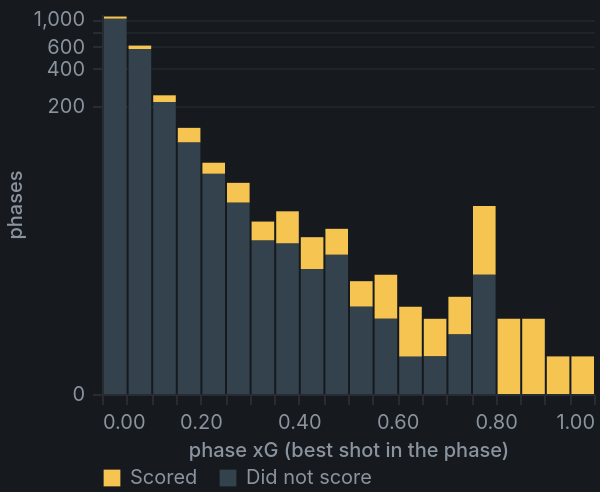

Describe this chart as a Vega-Lite specification.
### Vega-Lite specification from a JSON file in a GitHub repository (floating-point values rounded to 4 significant figures)
{"config": {"background": "#161a1e", "font": "Inter, ui-sans-serif, system-ui, sans-serif", "view": {"stroke": "transparent", "continuousHeight": 200}, "padding": {"left": 2, "top": 4, "right": 2, "bottom": 2}, "title": {"color": "#e8eaec", "fontSize": 12, "fontWeight": 600, "anchor": "start", "subtitleColor": "#8b949e", "subtitleFontSize": 10.5, "offset": 8}, "axis": {"labelColor": "#8b949e", "titleColor": "#8b949e", "labelFontSize": 10, "titleFontSize": 10, "titleFontWeight": 500, "gridColor": "#262c31", "gridOpacity": 0.55, "domainColor": "#262c31", "tickColor": "#262c31", "labelFont": "Inter, ui-sans-serif, system-ui, sans-serif", "titleFont": "Inter, ui-sans-serif, system-ui, sans-serif", "labelPadding": 4}, "legend": {"labelColor": "#8b949e", "titleColor": "#8b949e", "labelFontSize": 10, "titleFontSize": 10, "symbolType": "square", "symbolSize": 70, "labelFont": "Inter, ui-sans-serif, system-ui, sans-serif", "titleFont": "Inter, ui-sans-serif, system-ui, sans-serif", "orient": "bottom", "direction": "horizontal", "columns": 4, "offset": 4}, "range": {"heatmap": ["#131a20", "#1d3b3d", "#256a63", "#3fb6a8"]}}, "data": {"name": "data-e61a590d1764dcf98a644b173860494f"}, "mark": {"type": "bar"}, "encoding": {"color": {"field": "result", "scale": {"domain": ["Scored", "Did not score"], "range": ["#f5c451", "#33424c"]}, "title": null, "type": "nominal"}, "tooltip": [{"field": "bin", "format": ".2f", "title": "xG from", "type": "quantitative"}, {"field": "result", "title": null, "type": "nominal"}, {"field": "n", "format": ",", "title": "phases", "type": "quantitative"}], "x": {"bin": {"binned": true, "step": 0.05}, "field": "bin", "scale": {"domain": [0, 1]}, "title": "phase xG (best shot in the phase)", "type": "quantitative"}, "x2": {"field": "bin2"}, "y": {"field": "n", "scale": {"type": "symlog"}, "title": "phases", "type": "quantitative"}}, "height": 190, "transform": [{"calculate": "datum.bin + 0.05", "as": "bin2"}], "$schema": "https://vega.github.io/schema/vega-lite/v6.4.1.json", "datasets": {"data-e61a590d1764dcf98a644b173860494f": [{"bin": 0.0, "result": "Scored", "n": 43}, {"bin": 0.0, "result": "Did not score", "n": 1007}, {"bin": 0.05, "result": "Scored", "n": 38}, {"bin": 0.05, "result": "Did not score", "n": 576}, {"bin": 0.1, "result": "Scored", "n": 29}, {"bin": 0.1, "result": "Did not score", "n": 216}, {"bin": 0.15, "result": "Scored", "n": 32}, {"bin": 0.15, "result": "Did not score", "n": 102}, {"bin": 0.2, "result": "Did not score", "n": 57}, {"bin": 0.2, "result": "Scored", "n": 13}, {"bin": 0.25, "result": "Scored", "n": 15}, {"bin": 0.25, "result": "Did not score", "n": 33}, {"bin": 0.3, "result": "Did not score", "n": 16}, {"bin": 0.3, "result": "Scored", "n": 7}, {"bin": 0.35, "result": "Scored", "n": 13}, {"bin": 0.35, "result": "Did not score", "n": 15}, {"bin": 0.4, "result": "Scored", "n": 8}, {"bin": 0.4, "result": "Did not score", "n": 9}, {"bin": 0.45, "result": "Scored", "n": 8}, {"bin": 0.45, "result": "Did not score", "n": 12}, {"bin": 0.5, "result": "Scored", "n": 3}, {"bin": 0.5, "result": "Did not score", "n": 4}, {"bin": 0.55, "result": "Scored", "n": 5}, {"bin": 0.55, "result": "Did not score", "n": 3}, {"bin": 0.6, "result": "Did not score", "n": 1}, {"bin": 0.6, "result": "Scored", "n": 3}, {"bin": 0.65, "result": "Scored", "n": 2}, {"bin": 0.65, "result": "Did not score", "n": 1}, {"bin": 0.7, "result": "Scored", "n": 3}, {"bin": 0.7, "result": "Did not score", "n": 2}, {"bin": 0.75, "result": "Scored", "n": 23}, {"bin": 0.75, "result": "Did not score", "n": 8}, {"bin": 0.8, "result": "Scored", "n": 3}, {"bin": 0.85, "result": "Scored", "n": 3}, {"bin": 0.9, "result": "Scored", "n": 1}, {"bin": 0.95, "result": "Scored", "n": 1}]}, "autosize": {"type": "fit-x", "contains": "padding", "resize": true}}
